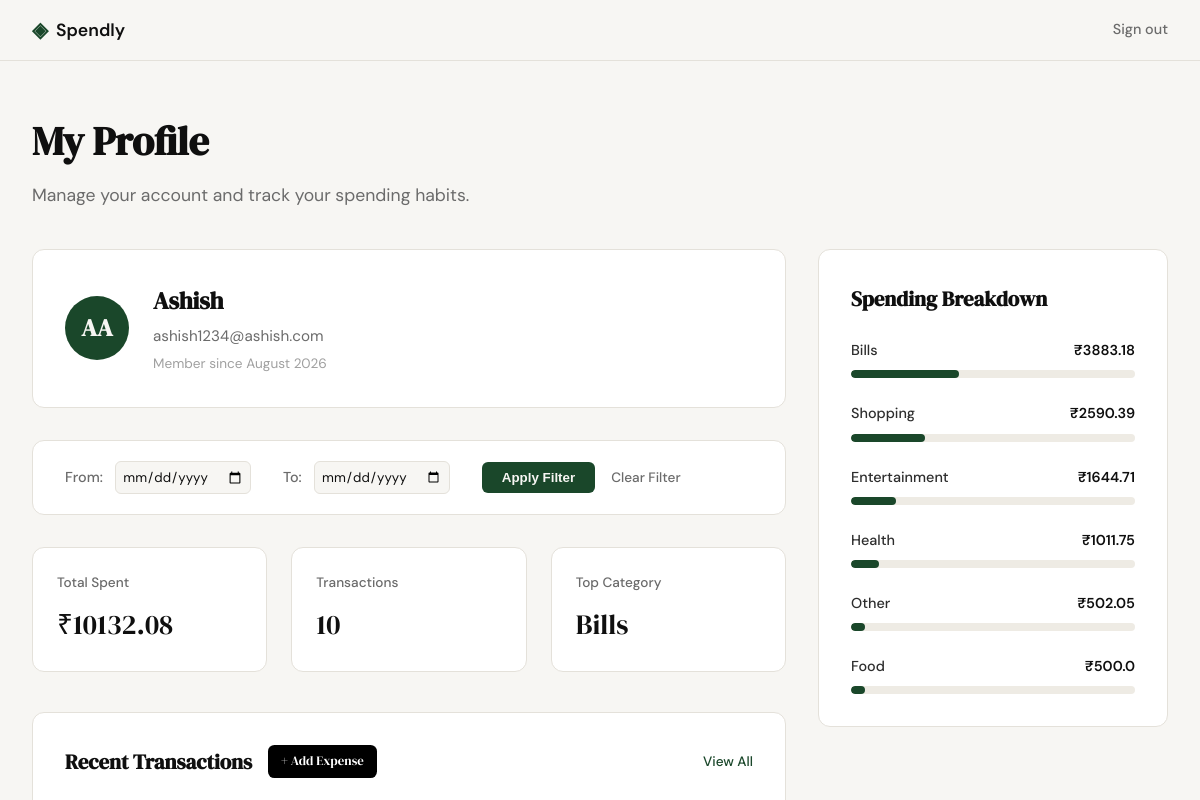
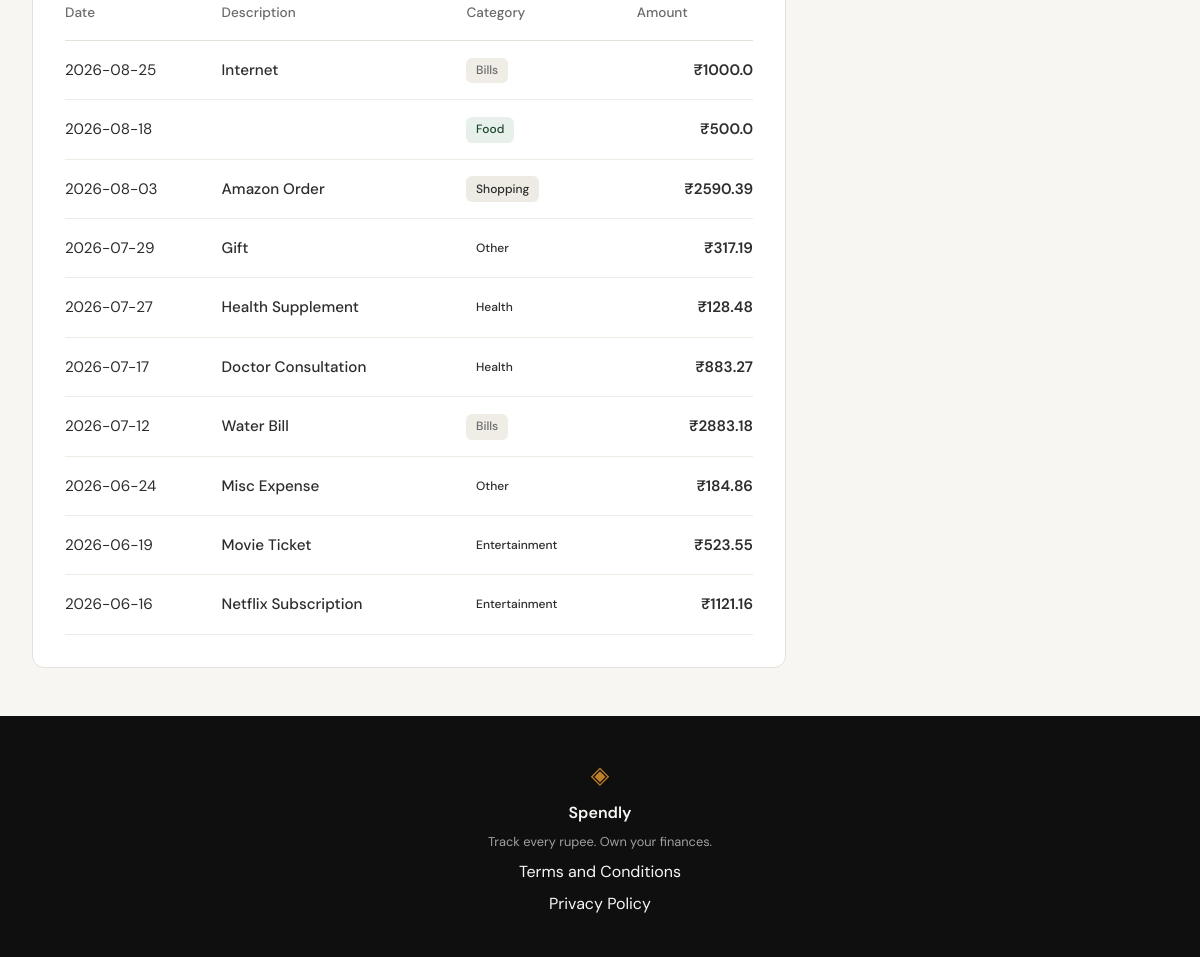
The app's page /profile (signed in) with its own data (2 pictures, top to bottom).
### tables this page shows
CREATE TABLE users (
                    id INTEGER PRIMARY KEY AUTOINCREMENT,
                    name TEXT NOT NULL,
                    email TEXT UNIQUE NOT NULL,
                    password_hash TEXT NOT NULL,
                    created_at TEXT DEFAULT (datetime('now'))
                );

CREATE TABLE expenses (
                    id INTEGER PRIMARY KEY AUTOINCREMENT,
                    user_id INTEGER NOT NULL,
                    amount REAL NOT NULL,
                    category TEXT NOT NULL,
                    date TEXT NOT NULL,
                    description TEXT,
                    created_at TEXT DEFAULT (datetime('now')),
                    FOREIGN KEY (user_id) REFERENCES users(id)
                );

### app.py (the view)
@app.route("/profile")
def profile():
    if "user_id" not in session:
        return redirect(url_for("login"))
    user_id = session["user_id"]
    start_date = request.args.get("start_date")
    end_date = request.args.get("end_date")
    user_profile = get_user_by_id(user_id)
    summary_stats = get_summary_stats(user_id, start_date, end_date)
    recent_transactions = get_recent_transactions(user_id, start_date=start_date, end_date=end_date)
    category_breakdown = get_category_breakdown(user_id, start_date, end_date)
    return render_template(
        "profile.html",
        user=user_profile,
        stats=summary_stats,
        transactions=recent_transactions,
        categories=category_breakdown,
        start_date=start_date,
        end_date=end_date
    )

### database/db.py (called while the page is built)
def get_db():
    db_path = current_app.config.get('DATABASE', "spendly.db")
    conn = sqlite3.connect(db_path)
    conn.execute("PRAGMA foreign_keys = ON")
    conn.row_factory = sqlite3.Row
    return conn

### database/queries.py (called while the page is built)
def get_user_by_id(user_id):
    conn = get_db()
    try:
        user = conn.execute(
            "SELECT name, email, created_at FROM users WHERE id = ?",
            (user_id,)
        ).fetchone()
        if user:
            created_at_str = user['created_at']
            dt = datetime.strptime(created_at_str, '%Y-%m-%d %H:%M:%S')
            member_since = dt.strftime('%B %Y')
            return {
                "name": user['name'],
                "email": user['email'],
                "member_since": member_since
            }
        return None
    finally:
        conn.close()

def get_recent_transactions(user_id, limit=10, start_date=None, end_date=None):
    conn = get_db()
    try:
        query = "SELECT date, description, category, amount FROM expenses WHERE user_id = ?"
        params = [user_id]
        if start_date:
            query += " AND date >= ?"
            params.append(start_date)
        if end_date:
            query += " AND date <= ?"
            params.append(end_date)
        query += " ORDER BY date DESC LIMIT ?"
        params.append(limit)
        cursor = conn.execute(query, params)
        return [dict(row) for row in cursor.fetchall()]
    finally:
        conn.close()

### templates/profile.html (shortened to what this page needs)
{% extends "base.html" %}
{% block head %}
<link rel="stylesheet" href="{{ url_for('static', filename='css/profile.css') }}">
{% endblock %}
{% block content %}
<div class="profile-container">
    <header class="profile-header">
        <h1 class="page-title">My Profile</h1>
        <p class="page-subtitle">Manage your account and track your spending habits.</p>
    </header>
    <div class="profile-grid">
        <div class="profile-main">
            <section class="profile-card">
                <div class="user-info">
                    <div class="avatar">{{ user.name[0] }}{{ user.name.split(' ')[-1][0] }}</div>
                    <div class="user-details">
                        <h2>{{ user.name }}</h2>
                        <p class="user-email">{{ user.email }}</p>
                        <p class="user-meta">Member since {{ user.member_since }}</p>
                    </div>
                </div>
            </section>
            <section class="filter-section">
                <form method="GET" action="{{ url_for('profile') }}" class="filter-form">
                    <div class="filter-group">
                        <label for="start_date">From:</label>
                        <input type="date" id="start_date" name="start_date" value="{{ start_date or '' }}">
                    </div>
                    <div class="filter-group">
                        <label for="end_date">To:</label>
                        <input type="date" id="end_date" name="end_date" value="{{ end_date or '' }}">
                    </div>
                    <div class="filter-actions">
                        <button type="submit" class="btn-filter">Apply Filter</button>
                        <a href="{{ url_for('profile') }}" class="btn-clear">Clear Filter</a>
                    </div>
                </form>
            </section>
            <section class="stats-grid">
                <div class="stat-card">
                    <span class="stat-label">Total Spent</span>
                    <span class="stat-value">₹{{ stats.total_spent }}</span>
                </div>
                <div class="stat-card">
                    <span class="stat-label">Transactions</span>
                    <span class="stat-value">{{ stats.transaction_count }}</span>
                </div>
                <div class="stat-card">
                    <span class="stat-label">Top Category</span>
                    <span class="stat-value">{{ stats.top_category }}</span>
                </div>
            </section>
            <section class="history-section">
                <div class="section-header">
                    <h3 style="display: flex; align-items: center; gap: 1rem;">
                        Recent Transactions
                        <a href="{{ url_for('add_expense') }}" class="btn-add-expense" style="font-size: 0.8rem; padding: 0.4rem 0.8rem; background: var(--primary-color, #000); color: #fff; text-decoration: none; border-radius: 0.4rem; font-weight: 500;">+ Add Expense</a>
                    </h3>
                    <a href="#" class="view-all">View All</a>
                </div>
                <div class="table-container">
                    <table class="history-table">
                        <thead>
                            <tr>
                                <th>Date</th>
                                <th>Description</th>
                                <th>Category</th>
                                <th class="text-right">Amount</th>
                            </tr>
                        </thead>
                        <tbody>
                            {% for tx in transactions %}
                            <tr>
                                <td>{{ tx.date }}</td>
                                <td class="tx-desc">{{ tx.description }}</td>
                                <td>
                                    <span class="badge badge-{{ tx.category|lower }}">
                                        {{ tx.category }}
                                    </span>
                                </td>
                                <td class="text-right amount">₹{{ tx.amount }}</td>
                            </tr>
                            {% endfor %}
                        </tbody>
                    </table>
                </div>
            </section>
        </div>
        <div class="profile-sidebar">
            <section class="breakdown-card">
                <h3>Spending Breakdown</h3>
                <div class="breakdown-list">
                    {% for cat in categories %}
                    <div class="cat-item">
                        <div class="cat-info">
                            <span class="cat-name">{{ cat.category }}</span>
                            <span class="cat-amount">₹{{ cat.amount }}</span>
                        </div>
                        <div class="cat-track">
                            <div class="cat-bar" style="width: {{ cat.percentage }}%;"></div>
                        </div>
                    </div>
                    {% endfor %}
                </div>
            </section>
        </div>
    </div>
</div>
{% endblock %}

### templates/base.html (shortened to what this page needs)
<!DOCTYPE html>
<html lang="en">
<head>
    <link rel="stylesheet" href="{{ url_for('static', filename='css/style.css') }}">
    {% block head %}{% endblock %}
</head>
<body>
    <nav class="navbar">
        <div class="nav-inner">
            <a href="{{ url_for('landing') }}" class="nav-brand">
                <span class="brand-icon">◈</span>
                <span class="brand-name">Spendly</span>
            </a>
            <div class="nav-links">
                {% if session.get('user_id') %}
                    <a href="{{ url_for('logout') }}">Sign out</a>
                {% else %}
                    <a href="{{ url_for('login') }}">Sign in</a>
                    <a href="{{ url_for('register') }}" class="nav-cta">Get started</a>
                {% endif %}
            </div>
        </div>
    </nav>
    <div class="main-container">
        <main class="main-content">
            {% block content %}{% endblock %}
        </main>
    </div>
    <footer class="footer">
        <div class="footer-inner">
            <span class="brand-icon">◈</span>
            <span class="footer-name">Spendly</span>
            <p class="footer-copy">Track every rupee. Own your finances.</p>
            <a href="{{ url_for('terms') }}">Terms and Conditions</a>
            <a href="{{ url_for('privacy') }}">Privacy Policy</a>
        </div>
    </footer>
</body>
</html>

### static/css/style.css (style rules this page uses)
:root { --ink: #0f0f0f; --ink-soft: #2d2d2d; --ink-muted: #6b6b6b; --ink-faint: #a0a0a0; --paper: #f7f6f3; --paper-warm: #f0ede6; --paper-card: #ffffff; --accent: #1a472a; --accent-light: #e8f0eb; --accent-2: #c17f24; --accent-2-light: #fdf3e3; --danger: #c0392b; --danger-light: #fdecea; --border: #e4e1da; --border-soft: #eeebe4; --font-display: 'DM Serif Display', Georgia, serif; --font-body: 'DM Sans', system-ui, sans-serif; --max-width: 1200px; --auth-width: 440px; --radius-sm: 6px; --radius-md: 12px; --radius-lg: 20px; }
*, *::before, *::after { box-sizing: border-box; margin: 0; padding: 0; }
html { font-size: 16px; scroll-behavior: smooth; }
body { background: var(--paper); color: var(--ink); font-family: var(--font-body); font-size: 1rem; line-height: 1.6; -webkit-font-smoothing: antialiased; }
a { color: inherit; text-decoration: none; }
.navbar { position: sticky; top: 0; z-index: 100; background: var(--paper); border-bottom: 1px solid var(--border); padding: 0 2rem; }
.nav-inner { max-width: var(--max-width); margin: 0 auto; height: 60px; display: flex; align-items: center; justify-content: space-between; }
.nav-brand { display: flex; align-items: center; gap: 0.5rem; font-family: var(--font-body); font-weight: 600; font-size: 1.1rem; color: var(--ink); }
.brand-icon { color: var(--accent); font-size: 1.3rem; }
.brand-name { color: var(--ink); }
.nav-links { display: flex; align-items: center; gap: 1.5rem; font-size: 0.9rem; font-weight: 500; }
.nav-links a { color: var(--ink-muted); transition: color 0.2s; }
.main-content { min-height: calc(100vh - 60px - 100px); }
.stat-card { background: var(--paper); border: 1px solid var(--border); border-radius: var(--radius-md); padding: 1.5rem; display: flex; flex-direction: column; gap: 0.25rem; text-align: left; }
.stat-label { font-size: 0.85rem; color: var(--ink-muted); }
.stat-value { font-family: var(--font-display); font-size: 1.75rem; color: var(--ink); }
.cat-name { font-size: 0.9rem; color: var(--ink-soft); font-weight: 500; }
.cat-track { height: 10px; background: var(--border-soft); border-radius: 999px; overflow: hidden; }
.cat-bar { height: 100%; border-radius: 999px; }
.footer { background: var(--ink); color: var(--paper); padding: 2.5rem 2rem; text-align: center; }
.footer-inner { display: flex; flex-direction: column; align-items: center; gap: 0.4rem; }
.footer .brand-icon { color: var(--accent-2); font-size: 1.5rem; }
.footer-name { font-weight: 600; font-size: 1rem; }
.footer-copy { font-size: 0.8rem; color: var(--ink-faint); }

### records on screen
users: name "A", name "Ashish", email "ashish1234@ashish.com"
expenses: date "2026-08-25", description "Internet", category "Bills", amount "1000.0"
expenses: date "2026-08-18", category "Food", amount "500.0", {{ cat.percentage }} 5 (drawn)
expenses: date "2026-08-03", description "Amazon Order", category "Shopping", amount "2590.39", {{ cat.percentage }} 26 (drawn)
expenses: date "2026-07-29", description "Gift", category "Other", amount "317.19"
expenses: date "2026-07-27", description "Health Supplement", category "Health", amount "128.48"
expenses: date "2026-07-17", description "Doctor Consultation", category "Health", amount "883.27"
expenses: date "2026-07-12", description "Water Bill", category "Bills", amount "2883.18"
expenses: date "2026-06-24", description "Misc Expense", category "Other", amount "184.86"
expenses: date "2026-06-19", description "Movie Ticket", category "Entertainment", amount "523.55"
expenses: date "2026-06-16", description "Netflix Subscription", category "Entertainment", amount "1121.16"

### other values on screen
{{ user.member_since }} "August 2026"
{{ stats.total_spent }} "10132.08"
{{ stats.transaction_count }} "10"
{{ stats.top_category }} "Bills"
{{ cat.category }} "Bills" "Entertainment" "Health" "Other"
{{ cat.amount }} "3883.18" "1644.71" "1011.75" "502.05"
